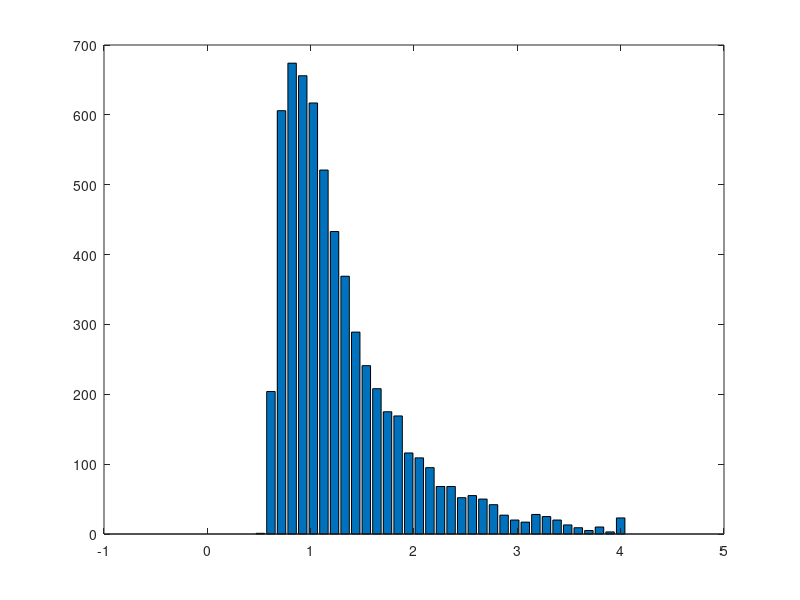

Source code (MATLAB): (Note: this script raises an error after producing the figure.)
clear; close all; clc;

%%
%fix step size
dt = 0.001;
%parameter 
ndt = 0.5; %NON-DECISION TIME
mu = 0.5;  %BY CONVENTION MU MUST BE POSITIVE 
sd = 0.5;   %THIS IS VARIABILITY WITHIN THE WALK.  KEEP FIXED AT 1. 
nsteps = 5000; %MAX LENGTH OF WALK.  INCREASE TILL WARNING GOES AWAY
ntrials = 500; %NUMBER OF RUNS
criterion = 1; %CORRECT BOUNDARY LOCATION, INCORRECT IS ZERO 
beta = 0.5; % NORMALIZED BIAS
bias = beta*criterion; %ACTUAL BIAS
total_err_pr = 0; % keep running sum of err probability
total_err_rt = 0; % use total_err_pr to normalize this value
%set random number seed 
rng(19680104);

figure
total_errorrt = []; % used for histogram, accumulate all error_trials

% loop over all 100 samples of drift rate (i.e. mu)
for i_ = 1:100
    % OUTPUT VARIABLES
    sample = zeros(1,nsteps+1);   %This is a single random draw from normal distribution
    path = zeros(ntrials,nsteps+1); %This is all the random walks
    rt = zeros(ntrials,1);  %These are the rts across trials 
    correct = zeros(ntrials,1); %This is accuracy data. ZERO IS WRONG, ONE IS RIGHT
    sampled_mu = normrnd(mu,0.1,[1,1]);
    if sampled_mu < 0
        sampled_mu
        "SHIT"
    end
    %LOOP OVER ntrials.  
    for j = 1:ntrials
        goodpath = 0;
        while goodpath == 0
            draw = normrnd(sampled_mu*dt,sd*sqrt(dt),[1,nsteps]);  %DRAW A WALK
            sample(1) = bias; %START AT BIAS
            sample(2:nsteps+1) = draw; 
            walk = cumsum(sample); %SUM THE WALK.   
            crossbnd = find((walk > criterion) |(walk < 0)); %TEST BOTH BOUNDARIES  
            if ~isempty(crossbnd) %TEST IF IT CROSSED ONE OF THE BOUNDARIES AT LEAST
                goodpath = 1; %WALK IS GOOD, SET TO 1 TO EXIT WHILE LOOP
                path(j,:) = walk; %SAVE THE WALK
            else
                display('Bad Walk') %NOTIFY BAD WALK AND DRAW AGAIN LOWER
            end;
        end;
        rt(j) = crossbnd(1);  %RT IS FIRST CROSSING
        if path(j,rt(j)) > criterion  %TEST IF CORRECT
            path(j,rt(j):end) = criterion; %SET THE REST OF WALK TO BOUNDARY
            correct(j) = 1; %INDICATE CORRECT TRIAL
        else %TRIALIS INCORRECT
            path(j,rt(j):end) = 0; %SET THE REST OF WALK TO ZERO. 
        end; 
        %Add Non-decision time
        rt(j) = rt(j) + ndt/dt;	
    end
    % need to weight average incorrect response times by relative probabilities of incorrect
    %convert rt to milliseconds
    rt = rt*dt;
    errorrt = rt(find(correct == 0));
    total_errorrt = [total_errorrt; errorrt];
    % this trial's avg
    avg_err_rt = mean(errorrt);
    err_pr = 1 - mean(correct);
    total_err_rt = total_err_rt + avg_err_rt * err_pr;
    total_err_pr = total_err_pr + err_pr;
end

bins = linspace(0,4,40);
[n1,x] = hist(total_errorrt, bins); 
h = bar(x, n1);

% avg now over all trials
% weighed mean err response time!
avg_err_rt = total_err_rt / total_err_pr
xline(avg_err_rt,'--b');
xlabel('Response Time')
ylabel('Number of Trials')
title('Error Trial RTs')
